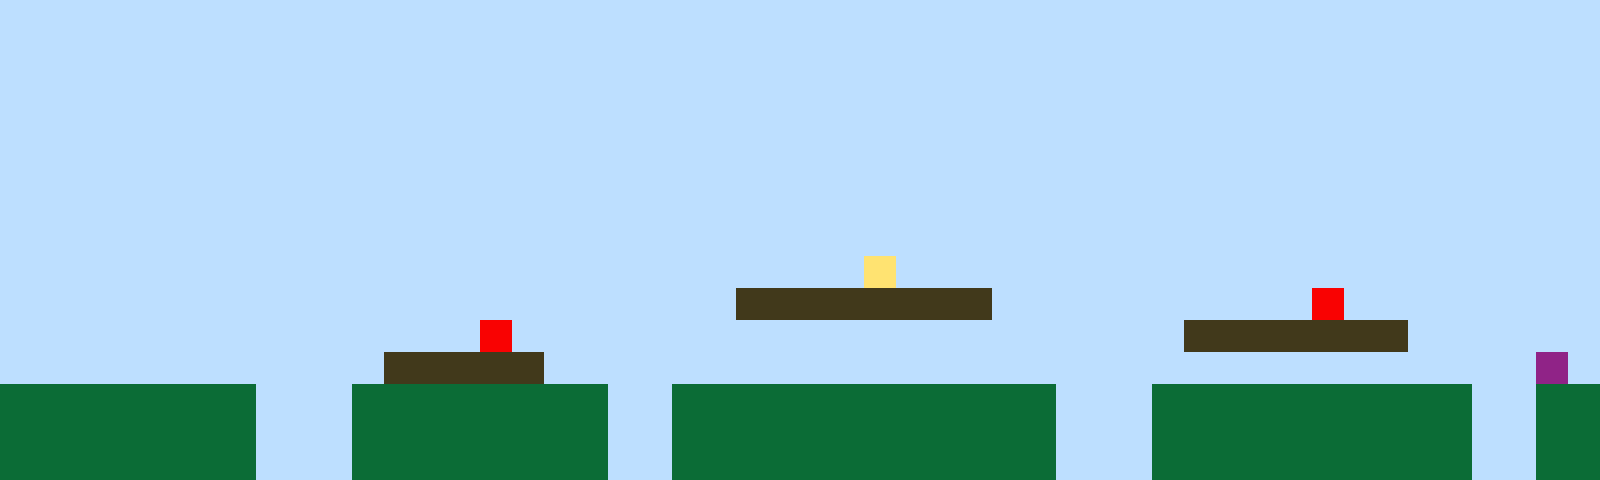

The image is a tile-based game level rendered from a .tmx file. Its description and complete source (layers, tilesets, objects, tile grids) follow:
An orthogonal 50x15 tile map with 32x32 px tiles, 1 tile layer (Tile Layer 1).

<map version="1.10" tiledversion="1.11.2" orientation="orthogonal" renderorder="right-up" width="50" height="15" tilewidth="32" tileheight="32" infinite="0" nextlayerid="2" nextobjectid="1"><editorsettings><export target="map1.csv" format="csv" /></editorsettings><tileset firstgid="1" name="sprites" tilewidth="32" tileheight="32" tilecount="6" columns="3"><image source="sprites.png" width="96" height="64" /></tileset><layer id="1" name="Tile Layer 1" width="50" height="15"><data encoding="csv">1,1,1,1,1,1,1,1,1,1,1,1,1,1,1,1,1,1,1,1,1,1,1,1,1,1,1,1,1,1,1,1,1,1,1,1,1,1,1,1,1,1,1,1,1,1,1,1,1,1,1,1,1,1,1,1,1,1,1,1,1,1,1,1,1,1,1,1,1,1,1,1,1,1,1,1,1,1,1,1,1,1,1,1,1,1,1,1,1,1,1,1,1,1,1,1,1,1,1,1,1,1,1,1,1,1,1,1,1,1,1,1,1,1,1,1,1,1,1,1,1,1,1,1,1,1,1,1,1,1,1,1,1,1,1,1,1,1,1,1,1,1,1,1,1,1,1,1,1,1,1,1,1,1,1,1,1,1,1,1,1,1,1,1,1,1,1,1,1,1,1,1,1,1,1,1,1,1,1,1,1,1,1,1,1,1,1,1,1,1,1,1,1,1,1,1,1,1,1,1,1,1,1,1,1,1,1,1,1,1,1,1,1,1,1,1,1,1,1,1,1,1,1,1,1,1,1,1,1,1,1,1,1,1,1,1,1,1,1,1,1,1,1,1,1,1,1,1,1,1,1,1,1,1,1,1,1,1,1,1,1,1,1,1,1,1,1,1,1,1,1,1,1,1,1,1,1,1,1,1,1,1,1,1,1,1,1,1,1,1,1,1,1,1,1,1,1,1,1,1,1,1,1,1,1,1,1,1,1,1,1,1,1,1,1,1,1,1,1,1,1,1,1,1,1,1,1,1,1,1,1,1,1,1,1,1,1,1,1,1,1,1,1,1,1,1,1,1,1,1,1,1,1,1,1,1,1,1,1,1,1,1,1,1,1,1,1,1,1,1,1,1,1,1,1,1,1,1,1,1,1,1,1,1,1,1,1,1,1,1,1,1,1,1,1,1,1,1,1,1,1,1,1,1,1,1,1,1,1,1,1,1,1,1,1,1,1,1,1,1,1,1,1,1,1,1,1,4,1,1,1,1,1,1,1,1,1,1,1,1,1,1,1,1,1,1,1,1,1,1,1,1,1,1,1,1,1,1,1,1,1,1,1,1,1,1,1,1,1,1,1,1,1,3,3,3,3,3,3,3,3,1,1,1,1,1,1,1,1,1,1,5,1,1,1,1,1,1,1,1,1,1,1,1,1,1,1,1,1,1,1,1,1,1,1,5,1,1,1,1,1,1,1,1,1,1,1,1,1,1,1,1,1,1,1,1,1,3,3,3,3,3,3,3,1,1,1,1,1,1,1,1,1,1,1,1,1,1,1,1,1,1,3,3,3,3,3,1,1,1,1,1,1,1,1,1,1,1,1,1,1,1,1,1,1,1,1,1,1,1,1,1,1,1,1,1,1,1,6,1,2,2,2,2,2,2,2,2,1,1,1,2,2,2,2,2,2,2,2,1,1,2,2,2,2,2,2,2,2,2,2,2,2,1,1,1,2,2,2,2,2,2,2,2,2,2,1,1,2,2,2,2,2,2,2,2,2,2,1,1,1,2,2,2,2,2,2,2,2,1,1,2,2,2,2,2,2,2,2,2,2,2,2,1,1,1,2,2,2,2,2,2,2,2,2,2,1,1,2,2,2,2,2,2,2,2,2,2,1,1,1,2,2,2,2,2,2,2,2,1,1,2,2,2,2,2,2,2,2,2,2,2,2,1,1,1,2,2,2,2,2,2,2,2,2,2,1,1,2,2</data></layer></map>
